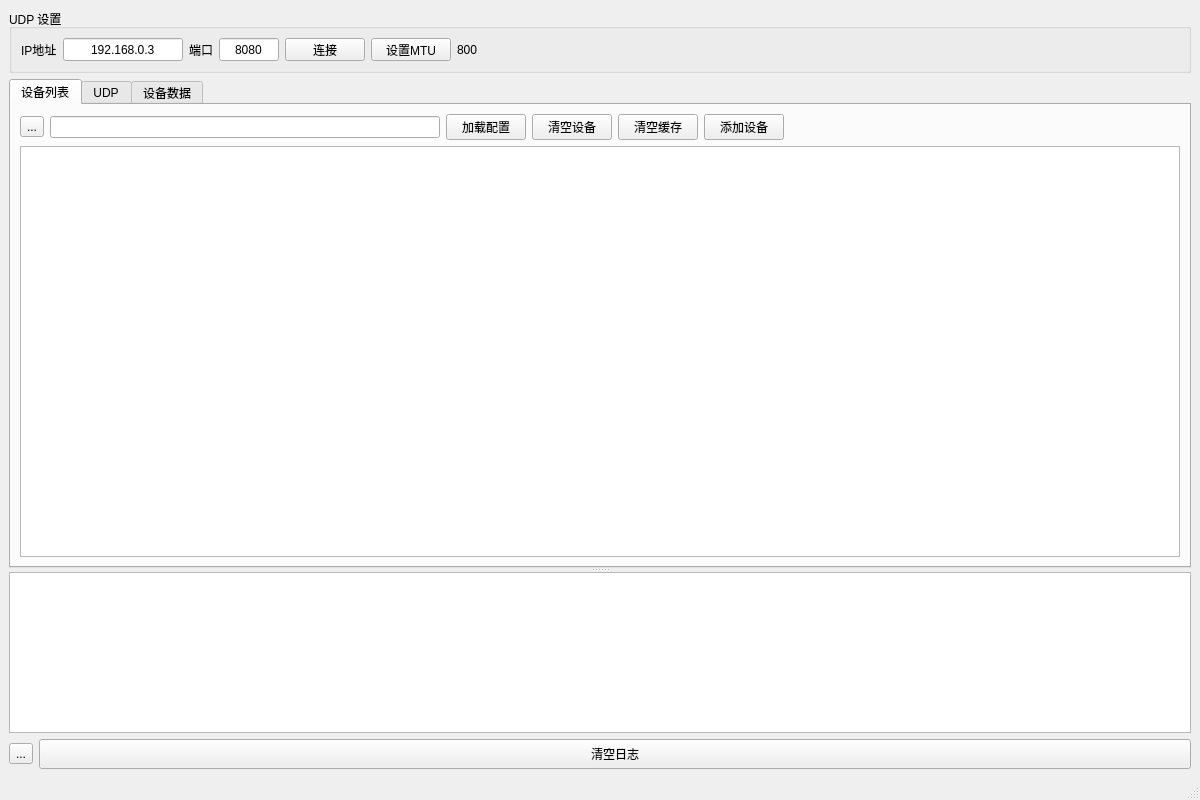
<?xml version="1.0" encoding="UTF-8"?>
<ui version="4.0">
 <class>MainWindow</class>
 <widget class="QMainWindow" name="MainWindow">
  <property name="geometry">
   <rect>
    <x>0</x>
    <y>0</y>
    <width>1200</width>
    <height>800</height>
   </rect>
  </property>
  <property name="windowTitle">
   <string>MainWindow</string>
  </property>
  <widget class="QWidget" name="centralwidget">
   <layout class="QGridLayout" name="gridLayout_2">
    <item row="0" column="0" colspan="2">
     <widget class="QGroupBox" name="groupBox">
      <property name="title">
       <string>UDP 设置</string>
      </property>
      <layout class="QGridLayout" name="gridLayout">
       <item row="0" column="4">
        <widget class="QPushButton" name="bindButton">
         <property name="sizePolicy">
          <sizepolicy hsizetype="Fixed" vsizetype="Fixed">
           <horstretch>0</horstretch>
           <verstretch>0</verstretch>
          </sizepolicy>
         </property>
         <property name="minimumSize">
          <size>
           <width>80</width>
           <height>23</height>
          </size>
         </property>
         <property name="maximumSize">
          <size>
           <width>80</width>
           <height>23</height>
          </size>
         </property>
         <property name="font">
          <font>
           <pointsize>9</pointsize>
          </font>
         </property>
         <property name="text">
          <string>连接</string>
         </property>
        </widget>
       </item>
       <item row="0" column="2">
        <widget class="QLabel" name="label_2">
         <property name="minimumSize">
          <size>
           <width>0</width>
           <height>23</height>
          </size>
         </property>
         <property name="maximumSize">
          <size>
           <width>16777215</width>
           <height>23</height>
          </size>
         </property>
         <property name="font">
          <font>
           <pointsize>9</pointsize>
          </font>
         </property>
         <property name="text">
          <string>端口</string>
         </property>
        </widget>
       </item>
       <item row="0" column="0">
        <widget class="QLabel" name="label">
         <property name="minimumSize">
          <size>
           <width>0</width>
           <height>23</height>
          </size>
         </property>
         <property name="maximumSize">
          <size>
           <width>16777215</width>
           <height>23</height>
          </size>
         </property>
         <property name="font">
          <font>
           <pointsize>9</pointsize>
          </font>
         </property>
         <property name="text">
          <string>IP地址</string>
         </property>
        </widget>
       </item>
       <item row="0" column="6">
        <widget class="QLabel" name="mtuLable">
         <property name="minimumSize">
          <size>
           <width>0</width>
           <height>23</height>
          </size>
         </property>
         <property name="maximumSize">
          <size>
           <width>16777215</width>
           <height>23</height>
          </size>
         </property>
         <property name="font">
          <font>
           <pointsize>9</pointsize>
          </font>
         </property>
         <property name="text">
          <string>800</string>
         </property>
        </widget>
       </item>
       <item row="0" column="7">
        <spacer name="horizontalSpacer">
         <property name="orientation">
          <enum>Qt::Orientation::Horizontal</enum>
         </property>
         <property name="sizeHint" stdset="0">
          <size>
           <width>267</width>
           <height>20</height>
          </size>
         </property>
        </spacer>
       </item>
       <item row="0" column="5">
        <widget class="QPushButton" name="setMtuButton">
         <property name="sizePolicy">
          <sizepolicy hsizetype="Fixed" vsizetype="Fixed">
           <horstretch>0</horstretch>
           <verstretch>0</verstretch>
          </sizepolicy>
         </property>
         <property name="minimumSize">
          <size>
           <width>80</width>
           <height>23</height>
          </size>
         </property>
         <property name="maximumSize">
          <size>
           <width>80</width>
           <height>23</height>
          </size>
         </property>
         <property name="font">
          <font>
           <pointsize>9</pointsize>
          </font>
         </property>
         <property name="text">
          <string>设置MTU</string>
         </property>
        </widget>
       </item>
       <item row="0" column="1">
        <widget class="QLineEdit" name="ipEdit">
         <property name="sizePolicy">
          <sizepolicy hsizetype="Fixed" vsizetype="Fixed">
           <horstretch>0</horstretch>
           <verstretch>0</verstretch>
          </sizepolicy>
         </property>
         <property name="minimumSize">
          <size>
           <width>120</width>
           <height>23</height>
          </size>
         </property>
         <property name="maximumSize">
          <size>
           <width>120</width>
           <height>23</height>
          </size>
         </property>
         <property name="font">
          <font>
           <pointsize>9</pointsize>
          </font>
         </property>
         <property name="text">
          <string>192.168.0.3</string>
         </property>
         <property name="alignment">
          <set>Qt::AlignmentFlag::AlignCenter</set>
         </property>
        </widget>
       </item>
       <item row="0" column="3">
        <widget class="QLineEdit" name="portEdit">
         <property name="sizePolicy">
          <sizepolicy hsizetype="Fixed" vsizetype="Fixed">
           <horstretch>0</horstretch>
           <verstretch>0</verstretch>
          </sizepolicy>
         </property>
         <property name="minimumSize">
          <size>
           <width>60</width>
           <height>23</height>
          </size>
         </property>
         <property name="maximumSize">
          <size>
           <width>60</width>
           <height>23</height>
          </size>
         </property>
         <property name="font">
          <font>
           <pointsize>9</pointsize>
          </font>
         </property>
         <property name="text">
          <string>8080</string>
         </property>
         <property name="alignment">
          <set>Qt::AlignmentFlag::AlignCenter</set>
         </property>
        </widget>
       </item>
      </layout>
     </widget>
    </item>
    <item row="1" column="0" colspan="2">
     <widget class="QSplitter" name="splitter">
      <property name="orientation">
       <enum>Qt::Orientation::Vertical</enum>
      </property>
      <widget class="QTabWidget" name="tabWidget">
       <property name="currentIndex">
        <number>0</number>
       </property>
       <widget class="QWidget" name="tab">
        <attribute name="title">
         <string>设备列表</string>
        </attribute>
        <layout class="QGridLayout" name="gridLayout_3">
         <item row="0" column="0">
          <widget class="QToolButton" name="toolButton">
           <property name="text">
            <string>...</string>
           </property>
          </widget>
         </item>
         <item row="0" column="1">
          <widget class="QLineEdit" name="cfgFileEdit">
           <property name="minimumSize">
            <size>
             <width>260</width>
             <height>0</height>
            </size>
           </property>
          </widget>
         </item>
         <item row="0" column="2">
          <widget class="QPushButton" name="loadDeviceButton">
           <property name="text">
            <string>加载配置</string>
           </property>
          </widget>
         </item>
         <item row="0" column="3">
          <widget class="QPushButton" name="clearDeviceButton">
           <property name="text">
            <string>清空设备</string>
           </property>
          </widget>
         </item>
         <item row="0" column="4">
          <widget class="QPushButton" name="clearBufferButton">
           <property name="text">
            <string>清空缓存</string>
           </property>
          </widget>
         </item>
         <item row="0" column="5">
          <widget class="QPushButton" name="addDeviceButton">
           <property name="text">
            <string>添加设备</string>
           </property>
          </widget>
         </item>
         <item row="0" column="6">
          <spacer name="horizontalSpacer_2">
           <property name="orientation">
            <enum>Qt::Orientation::Horizontal</enum>
           </property>
           <property name="sizeHint" stdset="0">
            <size>
             <width>116</width>
             <height>20</height>
            </size>
           </property>
          </spacer>
         </item>
         <item row="1" column="0" colspan="7">
          <widget class="QTableView" name="tableView"/>
         </item>
        </layout>
       </widget>
       <widget class="QWidget" name="tab_2">
        <attribute name="title">
         <string>UDP</string>
        </attribute>
        <layout class="QGridLayout" name="gridLayout_6">
         <item row="0" column="0">
          <widget class="QGroupBox" name="groupBox_2">
           <property name="title">
            <string>UDP接收</string>
           </property>
           <layout class="QGridLayout" name="gridLayout_5">
            <item row="0" column="0" colspan="2">
             <widget class="QPlainTextEdit" name="udpRecvEdit"/>
            </item>
            <item row="1" column="0">
             <widget class="QPushButton" name="clearUdpRecvButton">
              <property name="text">
               <string>清空</string>
              </property>
             </widget>
            </item>
            <item row="1" column="1">
             <spacer name="horizontalSpacer_4">
              <property name="orientation">
               <enum>Qt::Orientation::Horizontal</enum>
              </property>
              <property name="sizeHint" stdset="0">
               <size>
                <width>647</width>
                <height>20</height>
               </size>
              </property>
             </spacer>
            </item>
           </layout>
          </widget>
         </item>
         <item row="1" column="0">
          <widget class="QGroupBox" name="groupBox_3">
           <property name="title">
            <string>UDP发送</string>
           </property>
           <layout class="QGridLayout" name="gridLayout_4">
            <item row="0" column="0" colspan="3">
             <widget class="QPlainTextEdit" name="udpSendEdit"/>
            </item>
            <item row="1" column="0">
             <widget class="QPushButton" name="clearUdpSendButton">
              <property name="text">
               <string>清空</string>
              </property>
             </widget>
            </item>
            <item row="1" column="1">
             <spacer name="horizontalSpacer_3">
              <property name="orientation">
               <enum>Qt::Orientation::Horizontal</enum>
              </property>
              <property name="sizeHint" stdset="0">
               <size>
                <width>561</width>
                <height>20</height>
               </size>
              </property>
             </spacer>
            </item>
            <item row="1" column="2">
             <widget class="QPushButton" name="udpSendButton">
              <property name="text">
               <string>发送</string>
              </property>
             </widget>
            </item>
           </layout>
          </widget>
         </item>
        </layout>
       </widget>
       <widget class="QWidget" name="tab_3">
        <attribute name="title">
         <string>设备数据</string>
        </attribute>
        <layout class="QGridLayout" name="gridLayout_7">
         <item row="0" column="0">
          <widget class="QTableWidget" name="dataTableWidget"/>
         </item>
        </layout>
       </widget>
      </widget>
      <widget class="QPlainTextEdit" name="logEdit">
       <property name="sizePolicy">
        <sizepolicy hsizetype="Expanding" vsizetype="Preferred">
         <horstretch>0</horstretch>
         <verstretch>0</verstretch>
        </sizepolicy>
       </property>
       <property name="minimumSize">
        <size>
         <width>0</width>
         <height>160</height>
        </size>
       </property>
       <property name="maximumSize">
        <size>
         <width>16777215</width>
         <height>16777215</height>
        </size>
       </property>
      </widget>
     </widget>
    </item>
    <item row="2" column="0">
     <widget class="QToolButton" name="logCtrlButton">
      <property name="text">
       <string>...</string>
      </property>
      <property name="icon">
       <iconset theme="QIcon::ThemeIcon::MediaPlaybackPause"/>
      </property>
      <property name="iconSize">
       <size>
        <width>20</width>
        <height>20</height>
       </size>
      </property>
     </widget>
    </item>
    <item row="2" column="1">
     <widget class="QPushButton" name="clearLogButton">
      <property name="minimumSize">
       <size>
        <width>0</width>
        <height>30</height>
       </size>
      </property>
      <property name="text">
       <string>清空日志</string>
      </property>
     </widget>
    </item>
   </layout>
  </widget>
  <widget class="QMenuBar" name="menubar">
   <property name="geometry">
    <rect>
     <x>0</x>
     <y>0</y>
     <width>1200</width>
     <height>20</height>
    </rect>
   </property>
  </widget>
  <widget class="QStatusBar" name="statusbar"/>
 </widget>
 <resources/>
 <connections/>
</ui>
